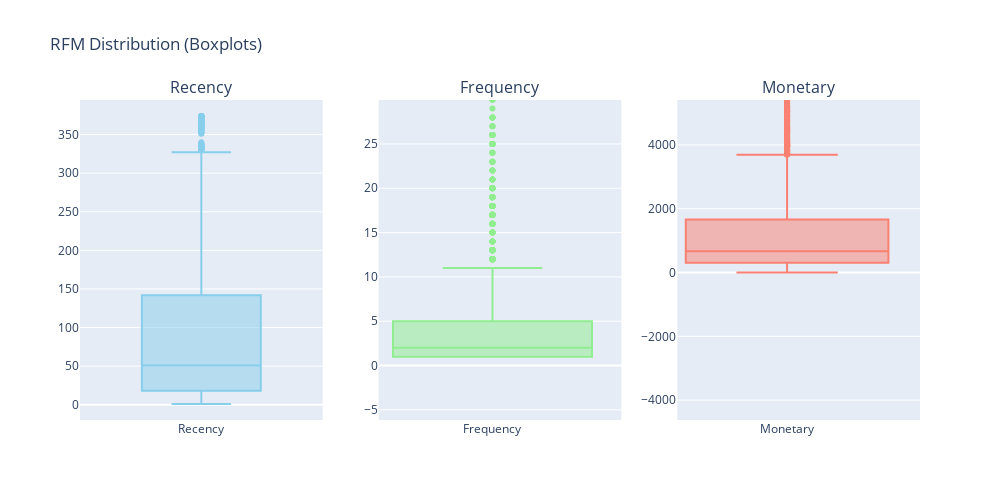

Here is the notebook cell this chart was saved with:
### Code cell
# Create subplot with 3 columns
fig = make_subplots(rows=1, cols=3, subplot_titles=("Recency", "Frequency", "Monetary"))

# Recency Boxplot
fig.add_trace(
    go.Box(y=rfm['Recency'], name='Recency', marker_color='skyblue'),
    row=1, col=1
)

# Frequency Boxplot
fig.add_trace(
    go.Box(y=rfm['Frequency'], name='Frequency', marker_color='lightgreen'),
    row=1, col=2
)

# Monetary Boxplot
fig.add_trace(
    go.Box(y=rfm['Monetary'], name='Monetary', marker_color='salmon'),
    row=1, col=3
)

# Layout
fig.update_layout(
    height=500, width=1000,
    title_text="RFM Distribution (Boxplots)",
    showlegend=False
)

fig.show()

### Figure 1 — Plotly figure (JSON) as saved in the notebook; plotly's stock layout.template omitted (floating-point values rounded to 4 significant figures; data arrays with more than 128 entries replaced by an {"elided": "..."} marker saying what was removed)
{"data": [{"marker": {"color": "skyblue"}, "name": "Recency", "type": "box", "xaxis": "x", "y": {"elided": "4338 int values"}, "yaxis": "y"}, {"marker": {"color": "lightgreen"}, "name": "Frequency", "type": "box", "xaxis": "x2", "y": {"elided": "4338 int values"}, "yaxis": "y2"}, {"marker": {"color": "salmon"}, "name": "Monetary", "type": "box", "xaxis": "x3", "y": {"elided": "4338 float values"}, "yaxis": "y3"}], "layout": {"annotations": [{"font": {"size": 16}, "showarrow": false, "text": "Recency", "x": 0.1444, "xanchor": "center", "xref": "paper", "y": 1, "yanchor": "bottom", "yref": "paper"}, {"font": {"size": 16}, "showarrow": false, "text": "Frequency", "x": 0.5, "xanchor": "center", "xref": "paper", "y": 1, "yanchor": "bottom", "yref": "paper"}, {"font": {"size": 16}, "showarrow": false, "text": "Monetary", "x": 0.8556, "xanchor": "center", "xref": "paper", "y": 1, "yanchor": "bottom", "yref": "paper"}], "height": 500, "showlegend": false, "title": {"text": "RFM Distribution (Boxplots)"}, "width": 1000, "xaxis": {"anchor": "y", "autorange": true, "domain": [0, 0.2889], "range": [-0.5, 0.5], "type": "category"}, "xaxis2": {"anchor": "y2", "autorange": false, "domain": [0.3556, 0.6444], "range": [-0.2802, 0.3173], "type": "category"}, "xaxis3": {"anchor": "y3", "autorange": false, "domain": [0.7111, 1], "range": [-0.2654, 0.3214], "type": "category"}, "yaxis": {"anchor": "x", "autorange": true, "domain": [0, 1], "range": [-19.72, 394.7], "type": "linear"}, "yaxis2": {"anchor": "x2", "autorange": false, "domain": [0, 1], "range": [-6.15, 29.96], "type": "linear"}, "yaxis3": {"anchor": "x3", "autorange": false, "domain": [0, 1], "range": [-4624.0, 5410.0], "type": "linear"}}}
